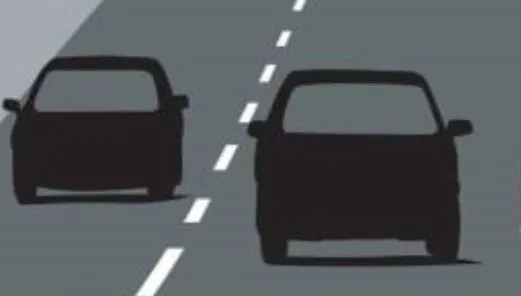
#> input picture convexhull/carros.webp, 521 x 296 px
$ python carros.py carros.webp
#> lines starting #> are read from the running program, lines starting #| are printed output that depends on the picture; after the words box and inside, x2 and y2 are one past the last pixel; in counts of white or black regions, pixels touching at a corner belong together
import cv2
import os
import sys

# Obter o diretório atual
diretorio_atual = os.path.dirname(sys.argv[0])

# Nome do arquivo de imagem
nome_imagem = "carros.webp"

# Concatenar o diretório e o nome da imagem
caminho_completo = os.path.join(diretorio_atual, nome_imagem)

# Carregar a imagem
imagem = cv2.imread(caminho_completo)
#> imagem is the input picture: shape (296, 521, 3); mean B, G, R 92.1, 89.5, 84.7
# Verificar se a imagem foi carregada com sucesso
if imagem is None:
    print(f'Erro ao carregar a imagem {caminho_completo}.')
    exit()

# Converter a imagem para escala de cinza
imagem_cinza = cv2.cvtColor(imagem, cv2.COLOR_BGR2GRAY)

# Binarizar a imagem
limiar, imagem_binaria = cv2.threshold(imagem_cinza,50,255,0) #cv2.threshold(imagem_cinza, 127, 255, cv2.THRESH_BINARY)
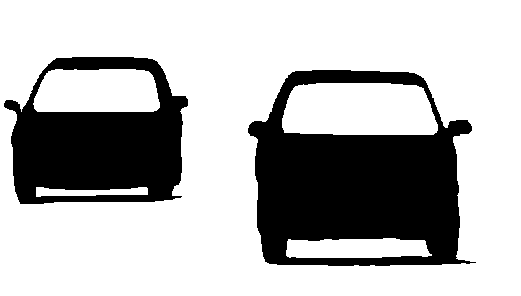
#> imagem_binaria: shape (296, 521); 71.7% white; 2 black regions

# Encontrar os contornos dos carros
contornos, hierarquia = cv2.findContours(imagem_binaria, cv2.RETR_TREE, cv2.CHAIN_APPROX_SIMPLE)
#> contornos = 7 contours; box (x1, y1, x2, y2) and area: (0, 0, 521, 296) 153400, (247, 69, 477, 267) 37109, (3, 56, 189, 205) 22790, (282, 83, 438, 135) 7181, (33, 69, 160, 112) 4822, (286, 238, 432, 258) 2382, (36, 187, 148, 197) 620

# Desenhar os contornos na imagem original
cv2.drawContours(imagem, contornos, -1, (0, 255, 0), 2)
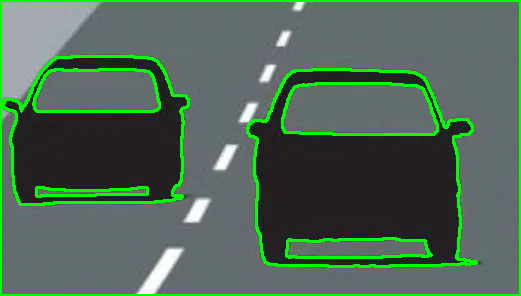
#> imagem: shape (296, 521, 3); 7.68% of pixels changed, all inside (x1, y1, x2, y2) = (0, 0, 521, 296)

# Encontrar o fecho convexo de cada carro
fechos_convexos = []
# for contorno in contornos:
for contorno in contornos:
    fecho_convexo = cv2.convexHull(contorno) #, clockwise=True)
    fechos_convexos.append(fecho_convexo)
#> this loop made 7 passes
#> (contorno, fecho_convexo) on pass 1: ([[0, 0], [0, 295], [520, 295], [520, 0]], [[520, 0], [520, 295], [0, 295], [0, 0]])
#> after the loop, fechos_convexos = 7 contours; box (x1, y1, x2, y2) and area: (0, 0, 521, 296) 153400, (247, 69, 477, 267) 40570, (3, 56, 189, 205) 24219, (282, 83, 438, 135) 7272, (33, 69, 160, 112) 4893, (286, 238, 432, 258) 2578, (36, 187, 148, 197) 893

# Desenhar os fechos convexos na imagem original
for fecho_convexo in fechos_convexos:
    cv2.drawContours(imagem, [fecho_convexo], -1, (0, 0, 255), 2)
#> this loop made 7 passes
#> fecho_convexo on pass 1: [[520, 0], [520, 295], [0, 295], [0, 0]]
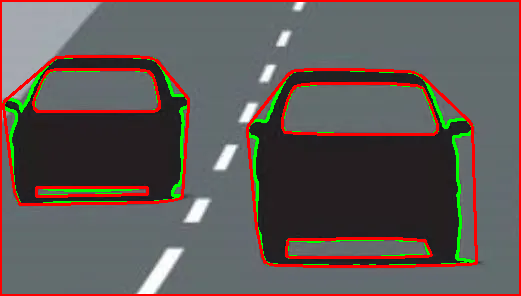
#> imagem: shape (296, 521, 3); 7.11% of pixels changed, all inside (x1, y1, x2, y2) = (0, 0, 521, 296)

# Salvar a imagem com a imagem final
nome_sem_extensao, extensao = os.path.splitext(nome_imagem)
novo_nome_imagem = f'hull_{nome_sem_extensao}.png'
caminho_completo_png = os.path.join(diretorio_atual, novo_nome_imagem)

cv2.imwrite(caminho_completo_png, imagem)

# Mostrar a imagem final
cv2.imshow('Fecho Convexo dos Carros', imagem)
cv2.waitKey(0)
cv2.destroyAllWindows()
